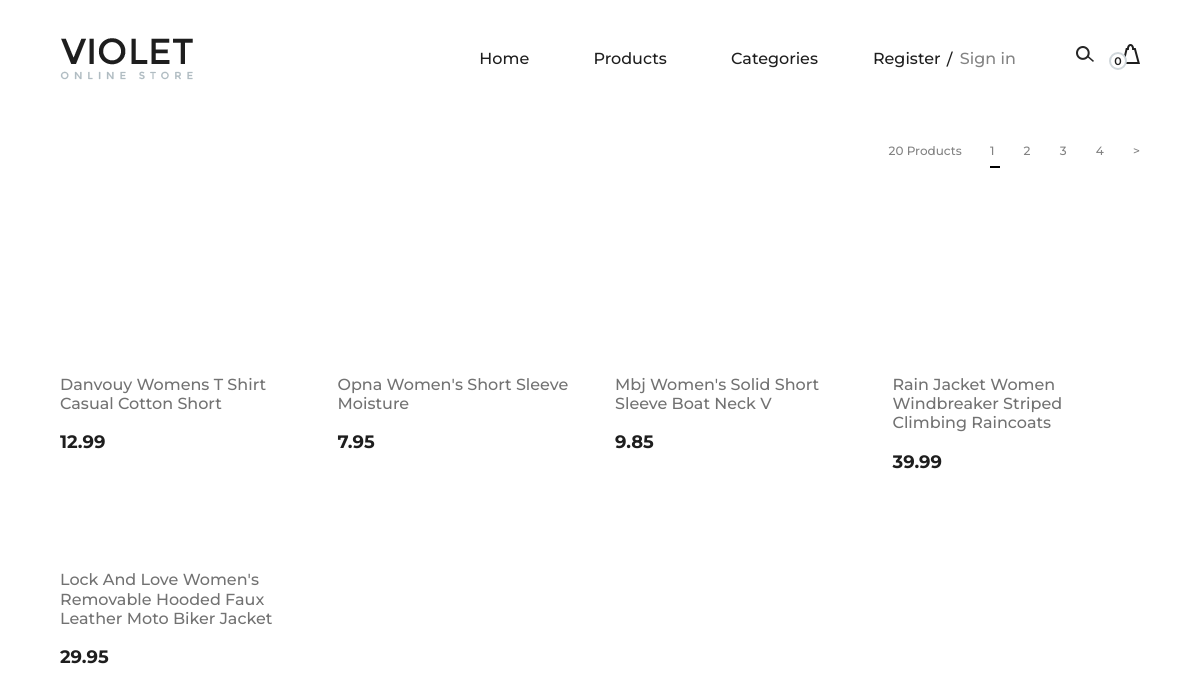
/product-list/, run on the app's committed database.
### product/models.py (models this page shows, shortened)
class Product(models.Model):
    title = models.CharField(max_length=250, unique=True)
    slug = models.SlugField( unique=True,max_length=250)
    category = models.ForeignKey(Category,related_name='products', on_delete=models.CASCADE)
    thumbnail = models.URLField()
    description = models.TextField(null=True,blank=True,default='N/A')
    price = models.DecimalField(max_digits=10, decimal_places=2)
    featured= models.BooleanField(default=False)
    in_stock=models.BooleanField(default=True)
    created_data = models.DateTimeField(auto_now_add=True)
    updated_data = models.DateTimeField(auto_now=True)
    class Meta:
        ordering =['-id']

### product/views.py (the view)
# urls.py: path('product-list/',ProductList.as_view(),name='product-list'),
class ProductList(generic.ListView):
    model = Product
    template_name='product/product-list.html'
    context_object_name='object_list'
    paginate_by=5
    def get_context_data(self, **kwargs):
        context = super().get_context_data(**kwargs)
        cart_items = Cart(self.request)
        context['cart_items'] = cart_items
        page_obj = CustomPaginator(self.request, self.get_queryset(), self.paginate_by)
        queryset = page_obj.get_queryset()
        paginator = page_obj.paginator
        context['object_list'] = queryset
        context['paginator'] = paginator
        return context

### cart/carts.py (called while the page is built)
    def __len__(self):
        return len(list(self.cart.keys()))

### cart/context_processors.py (called while the page is built)
def cart(request):
    cart= Cart(request)
    if len(list(cart.cart.keys())) < 1 :
        try:
           del cart.session[cart.coupon_id]
        except:
            ...
    return {"cart": Cart(request)}

### product/context_processors.py (called while the page is built)
def categories(request):
    return {
        'categories': Category.objects.all()
    }

### product/views.py (called while the page is built)
    def get_queryset(self):
        try:
            queryset = self.paginator.page(self.page)
        except PageNotAnInteger:
            queryset = self.paginator.page(1)
        except EmptyPage:
            queryset = self.paginator.page(1)
        except InvalidPage:
            queryset = self.paginator.page(1)
        return queryset

### templates/product/product-list.html (shortened to what this page needs)
{% extends '../base.html' %}
{% load static %}
{% block content %}
 <section class="page-add">
    <div class="container">
        <section class="categories-page spad">
            <div class="container">
                <div class="categories-controls">
                    <div class="row">
                        <div class="col-lg-12">
                            <div class="categories-filter">
                                <div class="cf-right">
                                    <span>{{paginator.count}} Products</span>
                                    {% include '../pagination.html' %}
                                </div>
                            </div>
                        </div>
                    </div>
                </div>
    </div>
</section>
<section class="categories-page spad">
    <div class="container">
        <div class="row">
            {% for product in object_list %}
            <div class="col-lg-3 col-md-6">
                <div class="single-product-item">
                    <a herf="{% url 'product-details' product.slug %} ">
                        <figure>
                    </figure>
                    </a>
                    <div class="product-text">
                        <a href="{% url 'product-details' product.slug %}">
                            <h6>{{product.title|title}}</h6>
                        </a>
                        <p>{{product.price}}</p>
                    </div>
                </div>
            </div>
            {% endfor %}
        </div>
    </div>
</section>
{% endblock content %}

### static/css/style.css (style rules this page uses)
html, body { height: 100%; font-family: "Montserrat", sans-serif; -webkit-font-smoothing: antialiased; font-smoothing: antialiased; background: none; }
h1, h2, h3, h4, h5, h6 { margin: 0; color: #111111; font-weight: 500; font-family: "Montserrat", sans-serif; }
h6 { font-size: 16px; }
p { font-size: 15px; color: #7b7b7b; font-weight: 400; line-height: 1.6; font-family: "Montserrat", sans-serif; margin: 0 0 15px 0; }
.spad { padding-top: 100px; padding-bottom: 100px; }
.single-product-item { margin-bottom: 30px; }
.single-product-item figure { margin-bottom: 40px; position: relative; overflow: hidden; }
.single-product-item .product-text { text-align: center; }
.single-product-item .product-text h6 { color: #727272; margin-bottom: 15px; }
.single-product-item .product-text p { color: #1e1e1e; font-size: 18px; font-weight: 700; margin-bottom: 0; }
.page-add { padding-top: 31px; margin-bottom: 92px; }
.categories-controls { margin-bottom: 45px; }
.categories-controls .categories-filter .cf-right { float: right; line-height: 30px; }
.categories-controls .categories-filter .cf-right span { color: #838383; font-size: 12px; font-weight: 500; margin-right: 24px; }
.categories-page { padding-top: 0; }
.categories-page .single-product-item figure { position: relative; z-index: 1; }
.categories-page .single-product-item figure:after { position: absolute; left: 0; top: 0; height: 100%; width: 100%; background: #000000; content: ""; opacity: 0; -webkit-transition: all 0.3s; transition: all 0.3s; }
.categories-page .single-product-item .product-text { text-align: left; display: block; }
.categories-page .single-product-item .product-text a { display: block; }

### data on the page
Product: title "Danvouy Womens T Shirt Casual Cotton Short", price "12.99"
Product: title "Opna Women's Short Sleeve Moisture", price "7.95"
Product: title "Mbj Women's Solid Short Sleeve Boat Neck V", price "9.85"
Product: title "Rain Jacket Women Windbreaker Striped Climbing Raincoats", price "39.99"
Product: title "Lock And Love Women's Removable Hooded Faux Leather Moto Biker Jacket", price "29.95"

### other printed values
{{ cart|length }} "0"
{{ paginator.count }} "20"
{{ page }} "1" "2" "3" "4"
